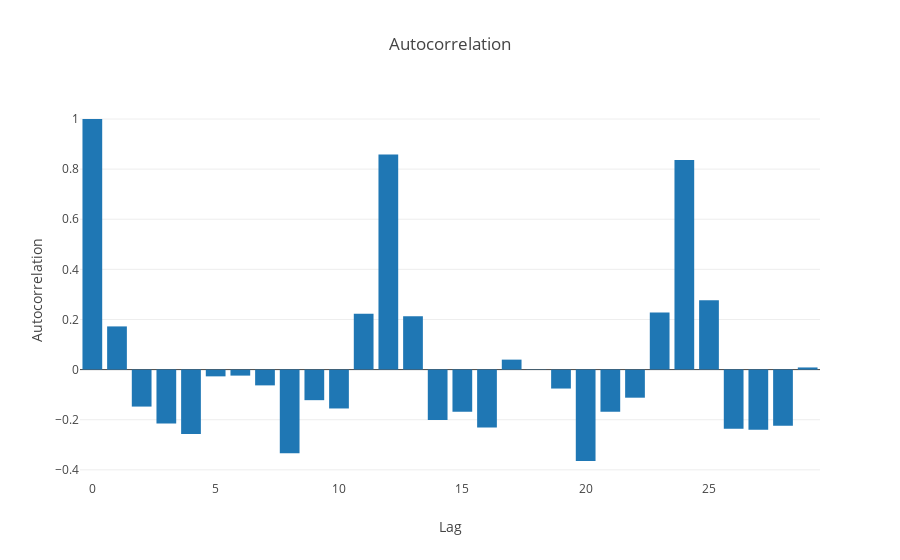
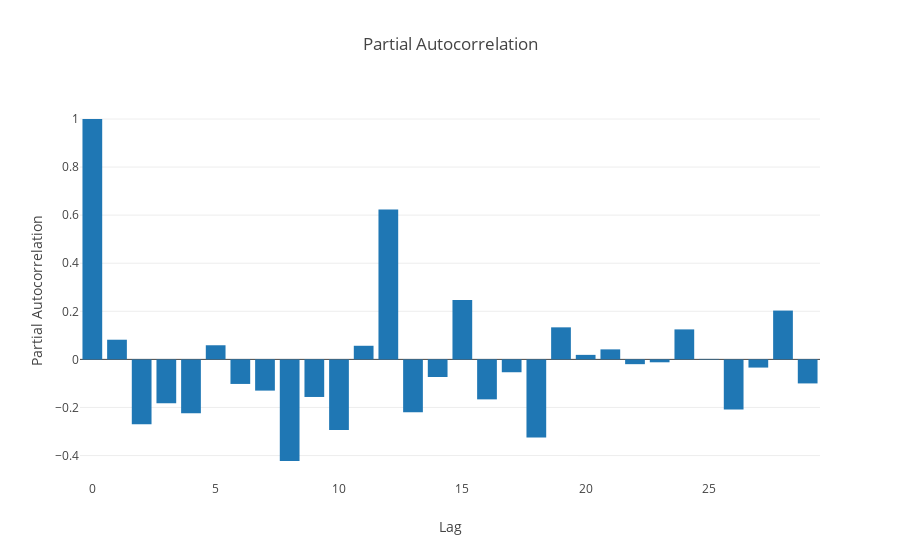

Here is the notebook cell these charts were saved with, in order:
### Code cell
arima_model.plot_autocorrelation(differance, 30)
arima_model.plot_partial_autocorrelation(differance, 30)

### Figure 1 — Plotly figure (JSON) as saved in the notebook; plotly's stock layout.template omitted (floating-point values rounded to 4 significant figures)
{"data": [{"name": "Autocorrelation", "type": "bar", "uid": "ee7208ed-2f1b-4ffb-8326-b6aae2dc7b09", "x": [0, 1, 2, 3, 4, 5, 6, 7, 8, 9, 10, 11, 12, 13, 14, 15, 16, 17, 18, 19, 20, 21, 22, 23, 24, 25, 26, 27, 28, 29], "y": [1, 0.1723, -0.1476, -0.2149, -0.257, -0.02692, -0.024, -0.06298, -0.3339, -0.122, -0.1551, 0.2232, 0.8582, 0.2131, -0.201, -0.1685, -0.2315, 0.03977, 0.001087, -0.07557, -0.3647, -0.1681, -0.1121, 0.2281, 0.8365, 0.2763, -0.2361, -0.2399, -0.2241, 0.008566]}], "layout": {"title": "Autocorrelation", "xaxis": {"title": "Lag"}, "yaxis": {"title": "Autocorrelation"}}}

### Figure 2 — Plotly figure (JSON) as saved in the notebook; plotly's stock layout.template omitted (floating-point values rounded to 4 significant figures)
{"data": [{"name": "Partial Autocorrelation", "type": "bar", "uid": "422ac104-8dfd-469e-b6d7-c93f75d9944c", "x": [0, 1, 2, 3, 4, 5, 6, 7, 8, 9, 10, 11, 12, 13, 14, 15, 16, 17, 18, 19, 20, 21, 22, 23, 24, 25, 26, 27, 28, 29], "y": [1, 0.08179, -0.2701, -0.1826, -0.2237, 0.05875, -0.1022, -0.1299, -0.4227, -0.1564, -0.2938, 0.0566, 0.6237, -0.2198, -0.07338, 0.2474, -0.1663, -0.05348, -0.3255, 0.1333, 0.01878, 0.04159, -0.01992, -0.01212, 0.1247, 0.001827, -0.2082, -0.03406, 0.2031, -0.1]}], "layout": {"title": "Partial Autocorrelation", "xaxis": {"title": "Lag"}, "yaxis": {"title": "Partial Autocorrelation"}}}
